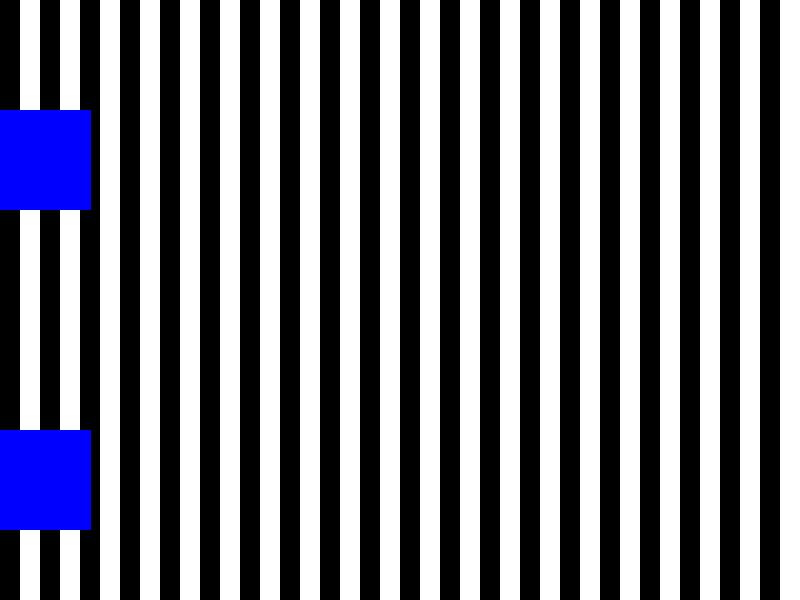
Frame 1 (no input)
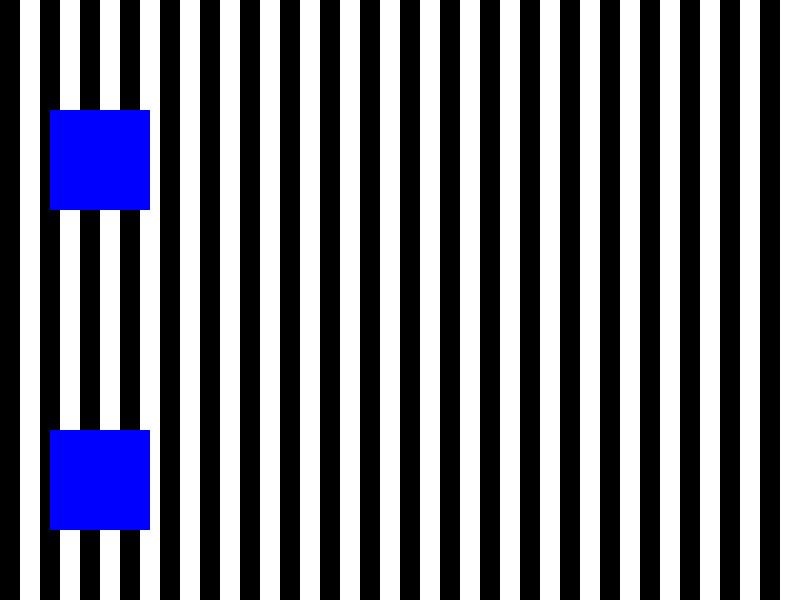
Frame 60 (the mouse pressed at the canvas centre just before this capture)
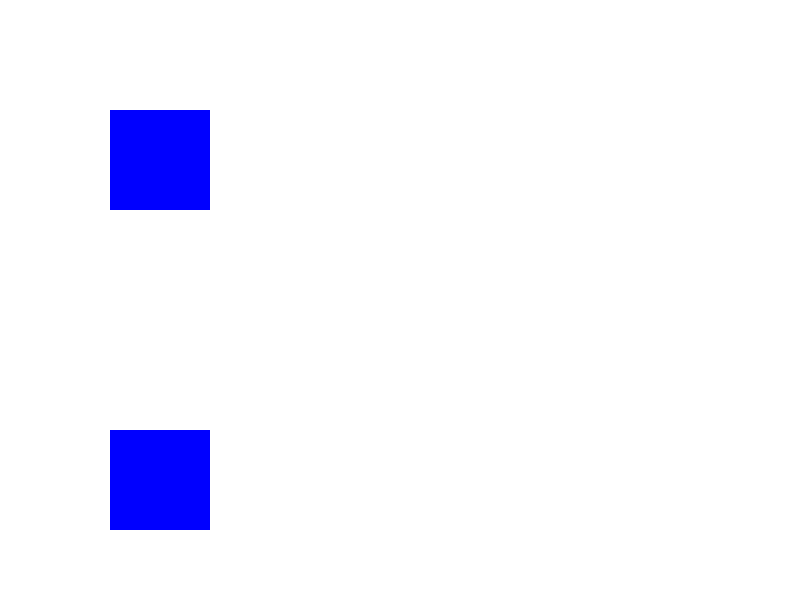
Frame 120 (the mouse held since frame 60 and released just before this capture)

The Processing sketch that drew these frames (run headless with seeded random() and noise(); from frame 60 on, the mouse is pressed at the canvas centre):

// Processing sketch: Stepping_feet
// ── Stepping_feet.pde
int posicion_x=40;

void setup() {
  size(800, 600);
}

void draw() {
  background(255); 
  posicion_x++;
  rectMode(CORNER);
  noStroke();
  fill(0);
  if(mousePressed == false) {
    for (int y=0; y<width; y+=40)
      rect(y, 0, 20, 800);
  }
  rectMode(CENTER);
  fill(0, 0, 255);
  rect(posicion_x, 160, 100, 100);
  rect(posicion_x, 480, 100, 100);
}
